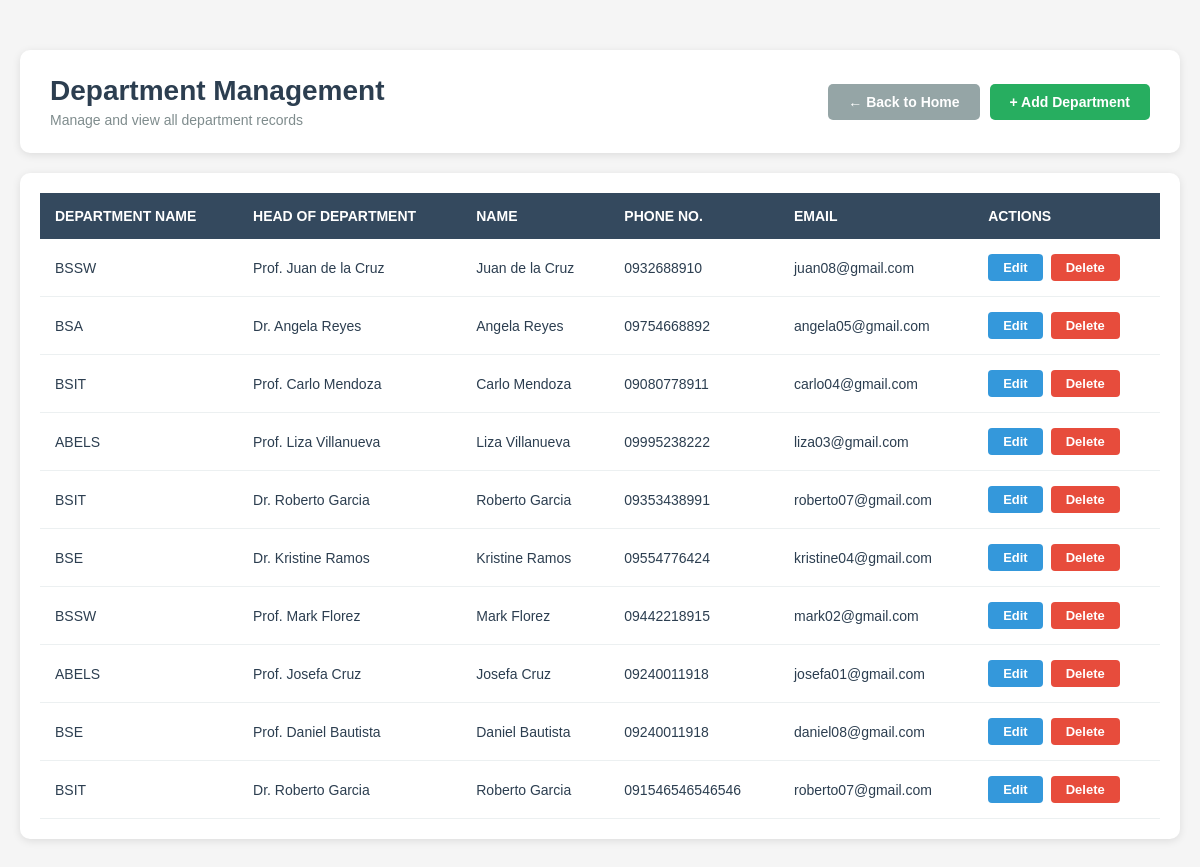
The app's page /departments/ (signed in) with its own data.
### online_enrollment/models.py (models this page shows, shortened)
class Department(models.Model):
    department_name = models.CharField(max_length=100)
    head_of_department = models.CharField(max_length=100)
    phone_no = models.CharField(max_length=100)
    email = models.EmailField(max_length=100)
    name = models.CharField(max_length=100)

### online_enrollment/views.py (the view)
# urls.py: path("departments/", views.department, name="departments"),
@login_required(login_url='login')
def department(request):
    departments = Department.objects.all()
    return render(request, "online_enrollment/department_list.html", {"departments": departments})

### online_enrollment/templates/online_enrollment/department_list.html (shortened to what this page needs)
{% block content %}
<div class="management-container">
    <div class="header-section">
        <div class="title-area">
            <h2>Department Management</h2>
            <p class="subtitle">Manage and view all department records</p>
        </div>
        <div class="action-buttons">
            <a href="{% url 'dashboard' %}" class="btn-home">← Back to Home</a>
            <a href="{% url 'add_department' %}" class="btn-add">+ Add Department</a>
        </div>
    </div>
    <div class="table-container">
        {% if departments %}
        <table class="data-table">
            <thead>
                <tr>
                    <th>Department Name</th>
                    <th>Head of Department</th>
                    <th>Name</th>
                    <th>Phone No.</th>
                    <th>Email</th>
                    <th>Actions</th>
                </tr>
            </thead>
            <tbody>
                {% for department in departments %}
                <tr>
                    <td>{{ department.department_name }}</td>
                    <td>{{ department.head_of_department }}</td>
                    <td>{{ department.name }}</td>
                    <td>{{ department.phone_no }}</td>
                    <td>{{ department.email }}</td>
                    <td class="action-cell">
                        <a href="{% url 'edit_department' department.id %}" class="btn-edit">Edit</a>
                        <a href="{% url 'delete_department' department.id %}" class="btn-delete" onclick="return confirm('Are you sure you want to delete this student?')">Delete</a>
                    </td>
                </tr>
                {% endfor %}
            </tbody>
        </table>
        {% else %}
        <div class="no-data">
            <p>No departments found.</p>
            <a href="{% url 'add_department' %}" class="btn-add-first">Add Your First Department</a>
        </div>
        {% endif %}
    </div>
</div>
{% endblock %}

### online_enrollment/templates/online_enrollment/department_list.html (style rules this page uses)
.management-container { max-width: 1200px; margin: 30px auto; padding: 20px; }
.header-section { background: white; padding: 25px 30px; border-radius: 10px; margin-bottom: 20px; box-shadow: 0 2px 8px rgba(0,0,0,0.1); display: flex; justify-content: space-between; align-items: center; flex-wrap: wrap; gap: 20px; }
.title-area h2 { color: #2c3e50; margin: 0 0 5px 0; font-size: 28px; }
.subtitle { color: #7f8c8d; margin: 0; font-size: 14px; }
.action-buttons { display: flex; gap: 10px; }
.btn-home { background-color: #95a5a6; color: white; padding: 10px 20px; border-radius: 5px; text-decoration: none; font-weight: bold; font-size: 14px; }
.btn-add { background-color: #27ae60; color: white; padding: 10px 20px; border-radius: 5px; text-decoration: none; font-weight: bold; font-size: 14px; }
.table-container { background: white; border-radius: 10px; padding: 20px; box-shadow: 0 2px 8px rgba(0,0,0,0.1); overflow-x: auto; }
.data-table { width: 100%; border-collapse: collapse; }
.data-table thead { background-color: #34495e; color: white; }
.data-table th { padding: 15px; text-align: left; font-weight: bold; font-size: 14px; text-transform: uppercase; }
.data-table tbody tr { border-bottom: 1px solid #ecf0f1; }
.data-table td { padding: 15px; color: #2c3e50; font-size: 14px; }
.action-cell { display: flex; gap: 8px; }
.btn-edit { background-color: #3498db; color: white; padding: 6px 15px; border-radius: 4px; text-decoration: none; font-size: 13px; font-weight: bold; }
.btn-delete { background-color: #e74c3c; color: white; padding: 6px 15px; border-radius: 4px; text-decoration: none; font-size: 13px; font-weight: bold; }

### records on screen
Department: department_name "BSSW", head_of_department "Prof. Juan de la Cruz", name "Juan de la Cruz", phone_no "0932688910", email "juan08@gmail.com"
Department: department_name "BSA", head_of_department "Dr. Angela Reyes", name "Angela Reyes", phone_no "09754668892", email "angela05@gmail.com"
Department: department_name "BSIT", head_of_department "Prof. Carlo Mendoza", name "Carlo Mendoza", phone_no "09080778911", email "carlo04@gmail.com"
Department: department_name "ABELS", head_of_department "Prof. Liza Villanueva", name "Liza Villanueva", phone_no "09995238222", email "liza03@gmail.com"
Department: department_name "BSIT", head_of_department "Dr. Roberto Garcia", name "Roberto Garcia", phone_no "09353438991", email "roberto07@gmail.com"
Department: department_name "BSE", head_of_department "Dr. Kristine Ramos", name "Kristine Ramos", phone_no "09554776424", email "kristine04@gmail.com"
Department: department_name "BSSW", head_of_department "Prof. Mark Florez", name "Mark Florez", phone_no "09442218915", email "mark02@gmail.com"
Department: department_name "ABELS", head_of_department "Prof. Josefa Cruz", name "Josefa Cruz", phone_no "09240011918", email "josefa01@gmail.com"
Department: department_name "BSE", head_of_department "Prof. Daniel Bautista", name "Daniel Bautista", phone_no "09240011918", email "daniel08@gmail.com"
Department: department_name "BSIT", head_of_department "Dr. Roberto Garcia", name "Roberto Garcia", phone_no "091546546546546", email "roberto07@gmail.com"
